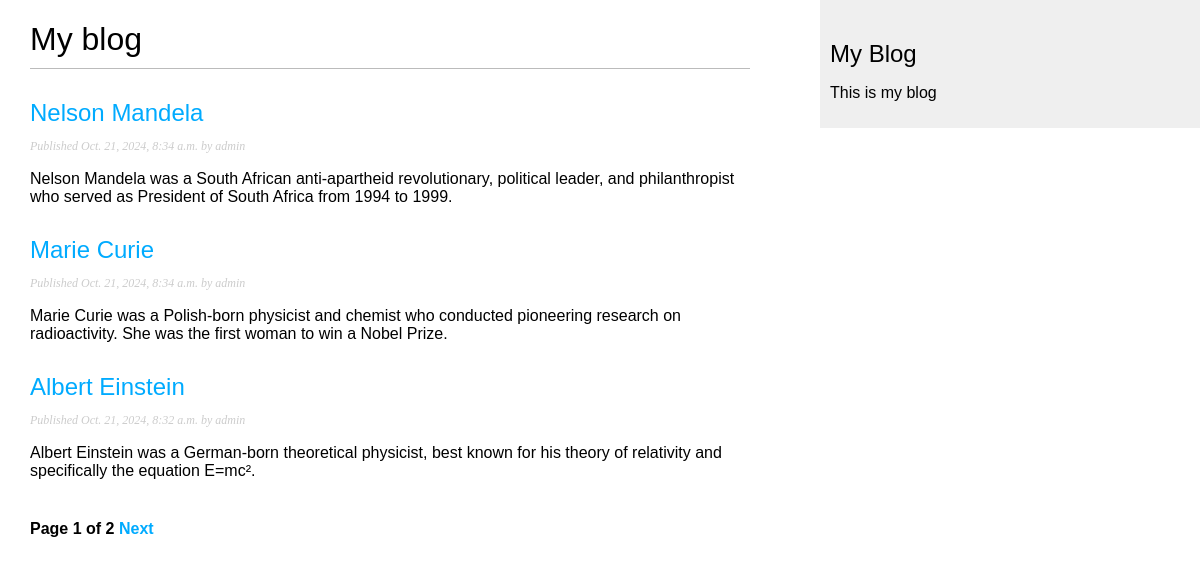
Screenshot of /blog/ with the database file from the repository.
### blog/models.py (models this page shows, shortened)
class Post(models.Model) :
    class Status(models.TextChoices):
        DRAFT = 'DF', 'Draft'
        PUBLISHED = 'PB', 'Published'
    title = models.CharField(max_length=250)
    slug = models.SlugField(max_length=250,
                            unique_for_date='publish')
    author = models.ForeignKey(User,
                               on_delete=models.CASCADE,
                               related_name='blog_posts')
    body = models.TextField()
    publish = models.DateTimeField(default=timezone.now)
    created = models.DateTimeField(auto_now_add=True)
    updated = models.DateTimeField(auto_now=True)
    status = models.CharField(max_length=2,
                              choices=Status.choices,
                              default=Status.DRAFT)
    objects = models.Manager()
    published = PublishedManager()
    class Meta:
        ordering = ["-publish"]
        indexes = [
            models.Index(fields=["-publish"])
        ]
    def get_absolute_url(self):
        return reverse("blog:post_detail",
                        args=[self.publish.year,
                              self.publish.month,
                              self.publish.day,
                              self.slug])

### blog/views.py (the view)
# urls.py: path('', views.post_list, name='post_list'),
def post_list(request):
    post_list = Post.published.all()
    paginator = Paginator(post_list, 3)
    page_number = request.GET.get('page', 1)
    try:
        posts = paginator.page(page_number)
    except PageNotAnInteger:
        posts = paginator.page(1)
    except EmptyPage:
        posts = paginator.page(paginator.num_pages)
    return render(request,
                  'blog/post/list.html',
                  {'posts': posts})

### blog/models.py (called while the page is built)
    def get_queryset(self):
        return super().get_queryset()\
                    .filter(status=Post.Status.PUBLISHED)

### blog/templates/blog/post/list.html (shortened to what this page needs)
{% extends "blog/base.html" %}
{% block content %}
    <h1>My blog</h1>
    {% for post in posts %}
        <h2>
            <a href='{{ post.get_absolute_url }}'> {{post.title}}</a>
        </h2>
        <p class='date'>
            Published {{ post.publish }} by {{ post.author}}
        </p>
        {{ post.body | truncatewords:30|linebreaks }}
    {% endfor %}
    {% include "pagination.html" with page=posts %}
{% endblock %}

### blog/templates/blog/base.html (shortened to what this page needs)
{% load static %}
<!DOCTYPE html>
<html>
    <head>
        <link href="{% static 'css/blog.css' %}" rel="stylesheet">
    </head>
    <body>
        <div id="content">
            {% block content %}
            {% endblock %}
        </div>
        <div id="sidebar">
            <h2>My Blog</h2>
            <p>This is my blog</p>
        </div>
    </body>
</html>

### blog/templates/pagination.html (shortened to what this page needs)
<div class="pagination">
    <span class="step-links">
        <span class="current">
            Page {{ page.number }} of {{ page.paginator.num_pages }}
        </span>
        {% if page.has_next %}
            <a href="?page={{ page.next_page_number }}">Next</a>
        {% endif %}
    </span>
</div>

### blog/static/css/blog.css (style rules this page uses)
body { margin:0; padding:0; font-family:helvetica, sans-serif; }
a { color:#00abff; text-decoration:none; }
h1 { font-weight:normal; border-bottom:1px solid #bbb; padding:0 0 10px 0; }
h2 { font-weight:normal; margin:30px 0 0; }
#content { float:left; width:60%; padding:0 0 0 30px; }
#sidebar { float:right; width:30%; padding:10px; background:#efefef; height:100%; }
p.date { color:#ccc; font-family: georgia, serif; font-size: 12px; font-style: italic; }
.pagination { margin:40px 0; font-weight:bold; }

### rows the page displays
Post: title "Nelson Mandela", publish "Oct. 21, 2024, 8:34 a.m.", author "admin", body "Nelson Mandela was a South African anti-apartheid revolutionary, political leader, and philanthropist who served as President of South Africa from 1994 to 1999."
Post: title "Marie Curie", publish "Oct. 21, 2024, 8:34 a.m.", author "admin", body "Marie Curie was a Polish-born physicist and chemist who conducted pioneering research on radioactivity. She was the first woman to win a Nobel Prize."
Post: title "Albert Einstein", publish "Oct. 21, 2024, 8:32 a.m.", author "admin", body "Albert Einstein was a German-born theoretical physicist, best known for his theory of relativity and specifically the equation E=mc²."

### other values shown
{{ page.number }} "1"
{{ page.paginator.num_pages }} "2"
